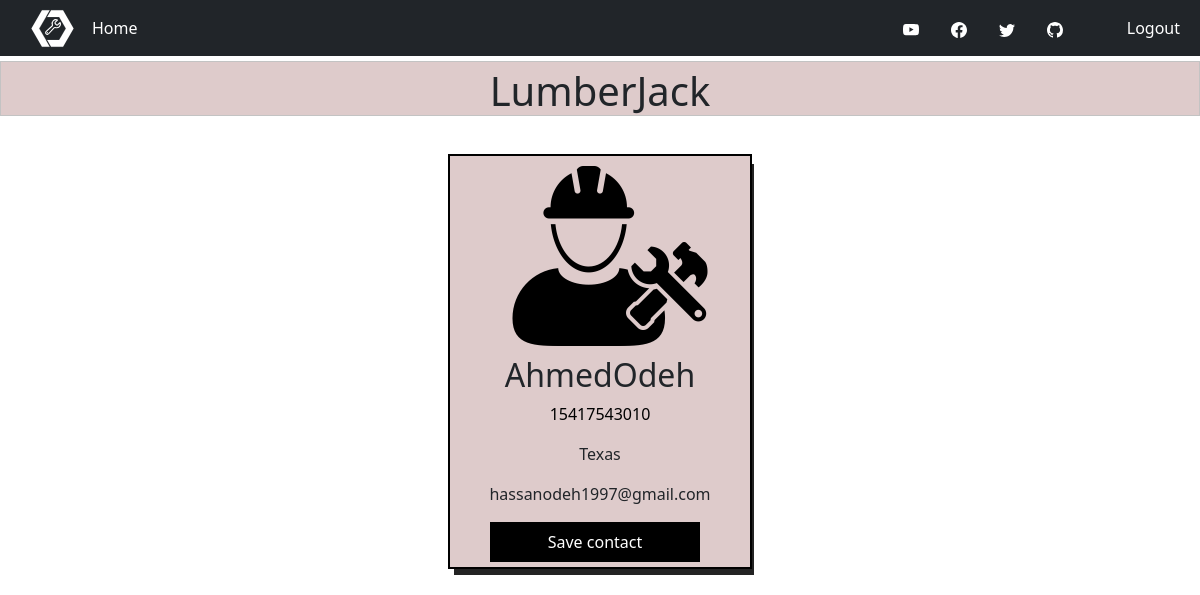
The page /workers_list/24 (signed in) on the database its author committed.
### login_registration_app/models.py (models this page shows)
class Service(models.Model):
    name = models.CharField(max_length=255)
    description = models.TextField(default="goodn")
    users = models.ManyToManyField(User, related_name="services")
    created_at = models.DateTimeField(auto_now_add=True)
    updated_at = models.DateTimeField(auto_now=True)
    objects = ServiceManager()

class Worker(models.Model):
    first_name = models.CharField(max_length=255)
    last_name = models.CharField(max_length=255)
    email=models.CharField(max_length=255)
    password=models.CharField(max_length=255)
    phone_number=models.IntegerField(default=0)
    price=models.IntegerField(default=0)
    location=models.CharField(max_length=255)
    career=models.CharField(max_length=255)
    desc=models.TextField(default="good")
    users = models.ManyToManyField(User, related_name="workers")
    service = models.ForeignKey(Service, related_name="workers", on_delete = models.CASCADE)
    created_at = models.DateTimeField(auto_now_add=True)
    updated_at = models.DateTimeField(auto_now=True)

### worker_app/views.py (the view)
# urls.py: path('workers_list/<int:service_id>',views.workers_group),
def workers_group(request , service_id):
    this_user=User.objects.get(id=request.session['userid'])
    the_service = Service.objects.get(id=service_id)
    workers_in_service=Worker.objects.filter(service_id=service_id)
    print(the_service.name)
    context={
            "workers_in_this_service":workers_in_service,
            "current_user":this_user,
            "the_service" :the_service
            }
    return render(request,'Workers.html',context)

### worker_app/templates/Workers.html (shortened to what this page needs)
<!DOCTYPE html>
<html lang="en">
<head>
    {% load static %}
    <link href="https://cdn.jsdelivr.net/npm/bootstrap@5.1.3/dist/css/bootstrap.min.css" rel="stylesheet"
>
</head>
<body>
    <nav class="navbar navbar-expand-lg navbar-dark d-none d-lg-block"
        style="z-index: 2000; background-color: #212529;">
        <div class="container-fluid">
            <a class="navbar-brand nav-link" href="https://mdbootstrap.com/docs/standard/">
                <ion-icon style="position: absolute;top: 6px;left: 30px;width: 45px;height: 45px;"
                    name="logo-web-component">
                </ion-icon>
                <ion-icon style="position: absolute;top: 18px;left: 44px;width: 18px;height: 18px;"
                    name="build-outline"></ion-icon>
            </a>
            <div class="collapse navbar-collapse" id="navbarExample01">
                <ul class="navbar-nav me-auto mb-2 mb-lg-0 ">
                    <li class="nav-item active">
                        <a class="nav-link me-5 mx-4" aria-current="page" href="/main">Home</a>
                    </li>
                </ul>
                <ul class="navbar-nav d-flex flex-row">
                    <li class="nav-item me-3 me-lg-0">
                        <a class="nav-link" href="https://www.youtube.com/channel/UC5CF7mLQZhvx8O5GODZAhdA"
                            rel="nofollow">
                        </a>
                    </li>
                    <li class="nav-item me-3 me-lg-0">
                        <a class="nav-link" href="https://www.facebook.com/mdbootstrap" rel="nofollow">
                        </a>
                    </li>
                    <li class="nav-item me-3 me-lg-0">
                        <a class="nav-link" href="https://twitter.com/MDBootstrap" rel="nofollow">
                        </a>
                    </li>
                    <li class="nav-item me-3 me-lg-0">
                        <a class="nav-link" href="https://github.com/mdbootstrap/mdb-ui-kit" rel="nofollow">
                        </a>
                    </li>
                    <li class="nav-item me-3 me-lg-0">
                        <a class="nav-link" href="/destroy">Logout</a>
                    </li>
                </ul>
            </div>
        </div>
    </nav>
    <div id="flip"
        style="height: 55px; width: inherit; background-color: rgba(214, 190, 190, 0.801); text-align: center; margin-top: 5px; ">
        <h1>{{the_service.name}}</h1>
    </div>
    <div class="boxes"
        style="width: 1200px; display: flex; justify-content: space-around; flex-wrap: wrap; margin: 0 auto; margin-top: 20px;">
        {% for worker in workers_in_this_service %}
        <div class="box1"
            style=" width: 300px; height: 411px; outline: black 2px solid; margin: 20px; background-color: rgba(214, 190, 190, 0.801);">
            <img src="{% static '/img/user7.png'%}" ;" alt="Jane" style="width: 200px; margin-left: 60px;">
            <h2 style="width: 300px; text-align: center;">{{worker.first_name}}{{worker.last_name}}</h2>
            <p style="width: 300px; text-align: center; color: #000;" class="title">{{worker.phone_number}}</p>
            <p style="width: 300px; text-align: center;">{{worker.location}}</p>
            <p style="width: 300px; text-align: center;">{{worker.email}}</p>
            <p><a style="text-decoration: none;" class="button"
                    href="/save_contact/{{worker.id}}/{{the_service.id}}">Save
                    contact</a></p>
        </div>
        {% endfor %}
    </div>
</body>
</html>

### rows shown on the page
Service: name "LumberJack"
Worker: first_name "Ahmed", last_name "Odeh", phone_number "15417543010", location "Texas", email "hassanodeh1997@gmail.com"
